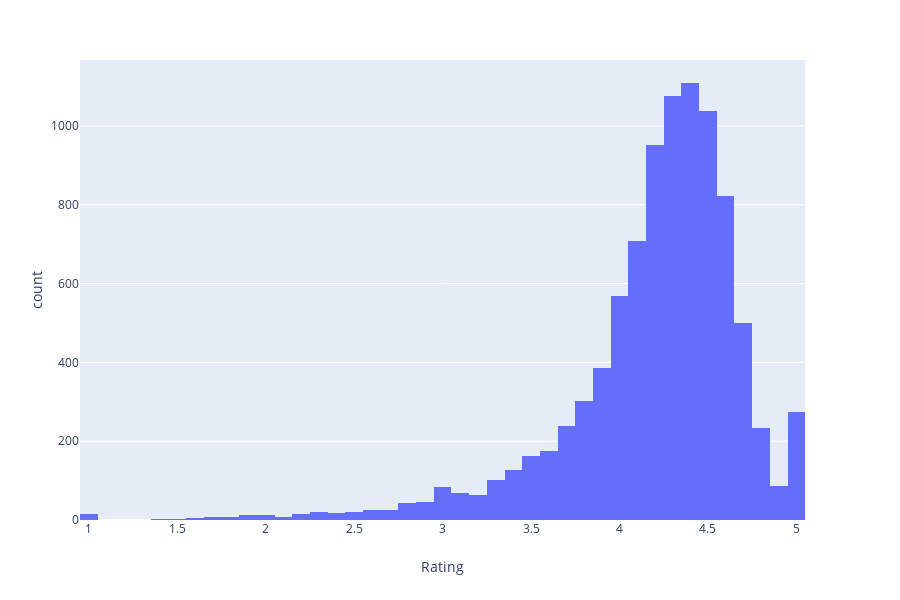

Notebook code for this chart:
### Markdown cell above
#### Average Ratings

### Code cell
fig = px.histogram(gplaystore_sub, x="Rating")
fig.show()

### Figure 1 — Plotly figure (JSON) as saved in the notebook; plotly's stock layout.template omitted (floating-point values rounded to 4 significant figures; data arrays with more than 128 entries replaced by an {"elided": "..."} marker saying what was removed)
{"data": [{"alignmentgroup": "True", "bingroup": "x", "hoverlabel": {"namelength": 0}, "hovertemplate": "Rating=%{x}<br>count=%{y}", "legendgroup": "", "marker": {"color": "#636efa"}, "name": "", "offsetgroup": "", "orientation": "v", "showlegend": false, "type": "histogram", "x": {"elided": "10840 float values"}, "xaxis": "x", "yaxis": "y"}], "layout": {"barmode": "relative", "height": 600, "legend": {"tracegroupgap": 0}, "margin": {"t": 60}, "xaxis": {"anchor": "y", "domain": [0, 0.98], "title": {"text": "Rating"}}, "yaxis": {"anchor": "x", "domain": [0, 1], "title": {"text": "count"}}}}
